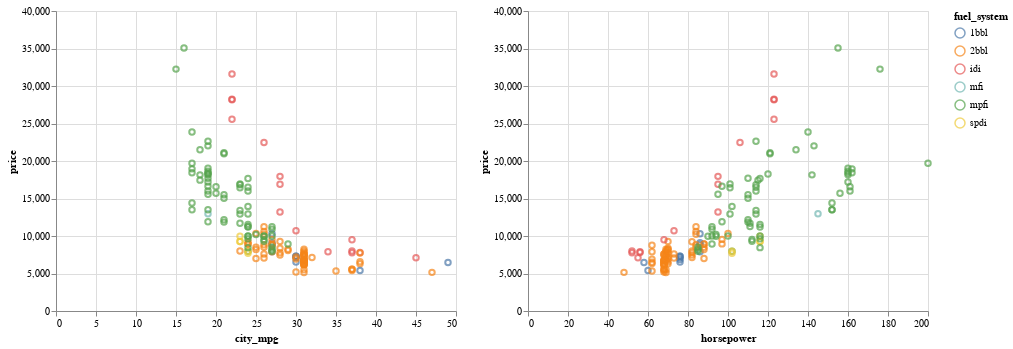

Notebook cell for this chart:
### Code cell
interval = alt.selection_interval()

base = alt.Chart(data).mark_point().encode(
         y = 'price',
         color = alt.condition(interval, 'fuel_system',
                               alt.value('lightgray'))).properties(selection=interval)

base.encode(x = 'city_mpg') | base.encode(x = 'horsepower')

### Figure 1 — Vega-Lite specification as saved in the notebook (floating-point values rounded to 4 significant figures; data arrays with more than 128 entries replaced by an {"elided": "..."} marker saying what was removed)
{"config": {"view": {"continuousWidth": 400, "continuousHeight": 300}}, "hconcat": [{"mark": "point", "encoding": {"color": {"condition": {"type": "nominal", "field": "fuel_system", "selection": "selector003"}, "value": "lightgray"}, "x": {"type": "quantitative", "field": "city_mpg"}, "y": {"type": "quantitative", "field": "price"}}, "selection": {"selector003": {"type": "interval"}}}, {"mark": "point", "encoding": {"color": {"condition": {"type": "nominal", "field": "fuel_system", "selection": "selector003"}, "value": "lightgray"}, "x": {"type": "quantitative", "field": "horsepower"}, "y": {"type": "quantitative", "field": "price"}}, "selection": {"selector003": {"type": "interval"}}}], "data": {"name": "data-aa31b7c059a5b1128088da6705b26dce"}, "$schema": "https://vega.github.io/schema/vega-lite/v4.0.2.json", "datasets": {"data-aa31b7c059a5b1128088da6705b26dce": {"elided": "159 records"}}}
